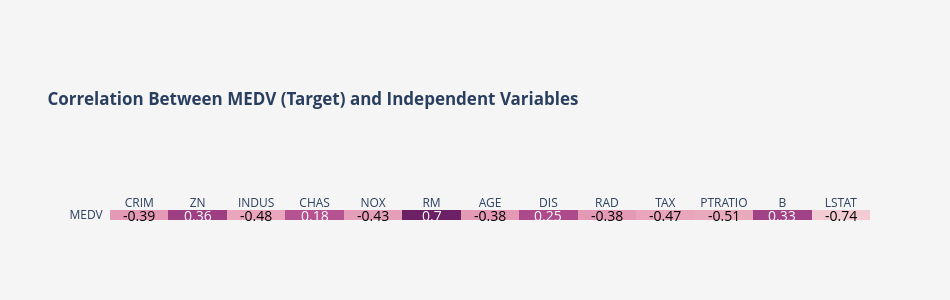

The notebook cell saved with this chart:
### Markdown cell above
For a better understanding, we can use the correlation function from pandas library to see the correlation between the features.

### Code cell
corr = np.round(df.corr(), 2) # Computing correlation
target_corr = corr.loc[['MEDV'], :].drop(columns=['MEDV']) # Filtering for the Target variable

# Creating annotated heatmap
fig = ff.create_annotated_heatmap(z=target_corr.values,
                                  x=target_corr.columns.tolist(),
                                  y=['MEDV'],
                                  colorscale='Magenta')

# Updating layout
fig.update_layout(title={'text': '<b>Correlation Between MEDV (Target) and Independent Variables</b>',
                        'x': 0.05, 'xanchor': 'left'},
                  margin=dict(t=210, l=110),
                  yaxis=dict(showgrid=False),
                  xaxis=dict(showgrid=False),
                  plot_bgcolor='#F6F5F5',
                  paper_bgcolor='#F6F5F5',
                  height=300, width=950) 

# Configuring font size 
for i in range(len(fig.layout.annotations)):
    fig.layout.annotations[i].font.size = 14

fig.show()

### Figure 1 — Plotly figure (JSON) as saved in the notebook; plotly's stock layout.template omitted (floating-point values rounded to 4 significant figures)
{"data": [{"colorscale": [[0, "rgb(243, 203, 211)"], [0.1667, "rgb(234, 169, 189)"], [0.3333, "rgb(221, 136, 172)"], [0.5, "rgb(202, 105, 157)"], [0.6667, "rgb(177, 77, 142)"], [0.8333, "rgb(145, 53, 125)"], [1, "rgb(108, 33, 103)"]], "reversescale": false, "showscale": false, "type": "heatmap", "x": ["CRIM", "ZN", "INDUS", "CHAS", "NOX", "RM", "AGE", "DIS", "RAD", "TAX", "PTRATIO", "B", "LSTAT"], "y": ["MEDV"], "z": [[-0.39, 0.36, -0.48, 0.18, -0.43, 0.7, -0.38, 0.25, -0.38, -0.47, -0.51, 0.33, -0.74]]}], "layout": {"annotations": [{"font": {"color": "#000000", "size": 14}, "showarrow": false, "text": "-0.39", "x": "CRIM", "xref": "x", "y": "MEDV", "yref": "y"}, {"font": {"color": "#FFFFFF", "size": 14}, "showarrow": false, "text": "0.36", "x": "ZN", "xref": "x", "y": "MEDV", "yref": "y"}, {"font": {"color": "#000000", "size": 14}, "showarrow": false, "text": "-0.48", "x": "INDUS", "xref": "x", "y": "MEDV", "yref": "y"}, {"font": {"color": "#FFFFFF", "size": 14}, "showarrow": false, "text": "0.18", "x": "CHAS", "xref": "x", "y": "MEDV", "yref": "y"}, {"font": {"color": "#000000", "size": 14}, "showarrow": false, "text": "-0.43", "x": "NOX", "xref": "x", "y": "MEDV", "yref": "y"}, {"font": {"color": "#FFFFFF", "size": 14}, "showarrow": false, "text": "0.7", "x": "RM", "xref": "x", "y": "MEDV", "yref": "y"}, {"font": {"color": "#000000", "size": 14}, "showarrow": false, "text": "-0.38", "x": "AGE", "xref": "x", "y": "MEDV", "yref": "y"}, {"font": {"color": "#FFFFFF", "size": 14}, "showarrow": false, "text": "0.25", "x": "DIS", "xref": "x", "y": "MEDV", "yref": "y"}, {"font": {"color": "#000000", "size": 14}, "showarrow": false, "text": "-0.38", "x": "RAD", "xref": "x", "y": "MEDV", "yref": "y"}, {"font": {"color": "#000000", "size": 14}, "showarrow": false, "text": "-0.47", "x": "TAX", "xref": "x", "y": "MEDV", "yref": "y"}, {"font": {"color": "#000000", "size": 14}, "showarrow": false, "text": "-0.51", "x": "PTRATIO", "xref": "x", "y": "MEDV", "yref": "y"}, {"font": {"color": "#FFFFFF", "size": 14}, "showarrow": false, "text": "0.33", "x": "B", "xref": "x", "y": "MEDV", "yref": "y"}, {"font": {"color": "#000000", "size": 14}, "showarrow": false, "text": "-0.74", "x": "LSTAT", "xref": "x", "y": "MEDV", "yref": "y"}], "height": 300, "margin": {"l": 110, "t": 210}, "paper_bgcolor": "#F6F5F5", "plot_bgcolor": "#F6F5F5", "title": {"text": "<b>Correlation Between MEDV (Target) and Independent Variables</b>", "x": 0.05, "xanchor": "left"}, "width": 950, "xaxis": {"dtick": 1, "gridcolor": "rgb(0, 0, 0)", "showgrid": false, "side": "top", "ticks": ""}, "yaxis": {"dtick": 1, "showgrid": false, "ticks": "", "ticksuffix": "  "}}}
